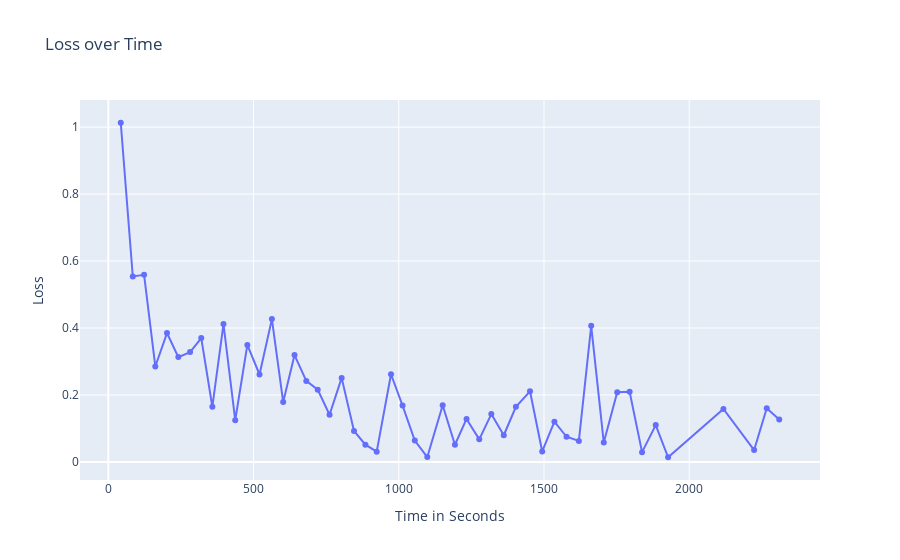

Notebook code cell kept with this figure:
### Code cell
#Create line graph for initial model run with using epoch of 50 and 40 images:
# Define X and Y variable data
import matplotlib.pyplot as plt
import numpy as np
import mplcursors
df = pd.DataFrame(dict(
    x = [42.8010, 84.2460, 123.1759, 161.8133, 201.9708, 241.0841, 281.5350, 319.9907, 358.1822, 396.5237, 436.9351, 478.6807, 520.5864, 563.1675, 602.0676, 641.1156, 681.6252, 720.9682, 761.6909, 803.3809, 845.9105, 885.1175, 924.0401, 973.2825, 1013.1176, 1055.1888, 1098.2490, 1151.1656, 1193.3608, 1233.3610, 1277.2058, 1318.5938, 1361.5570, 1403.2562, 1451.8686, 1493.8928, 1535.9003, 1577.5896, 1620.0881, 1662.5387, 1705.8683, 1752.1346, 1794.8532, 1837.6442, 1884.7692, 1927.3351, 2117.8292, 2223.4685, 2266.9097, 2309.9988],
    y = [1.0131,0.5539,0.5587,0.2850, 0.3849, 0.3131, 0.3280, 0.3700, 0.1648, 0.4117, 0.1245, 0.3495, 0.2611, 0.4265, 0.1788, 0.3191, 0.2419, 0.2159, 0.1407, 0.2510, 0.0924, 0.0514, 0.0306, 0.2619, 0.1682,0.0638, 0.0144, 0.1692, 0.0513, 0.1283, 0.0673, 0.1429, 0.0796, 0.1647, 0.2109, 0.0311, 0.1202, 0.0751, 0.0626, 0.4065, 0.0578, 0.2078, 0.2095,0.0292,0.1100,0.0139,0.1582,0.0354,0.1603,0.1270]

))

fig = px.line(df, x="x", y="y", title = "Loss over Time",
              labels = {
                  "x": "Time in Seconds",
                  "y":"Loss"
              })
fig.update_traces(mode = "markers+lines")
fig.show()

#graph shows fluctuation in the loss rather than a consistent one, which is reflected in the accuracy of
